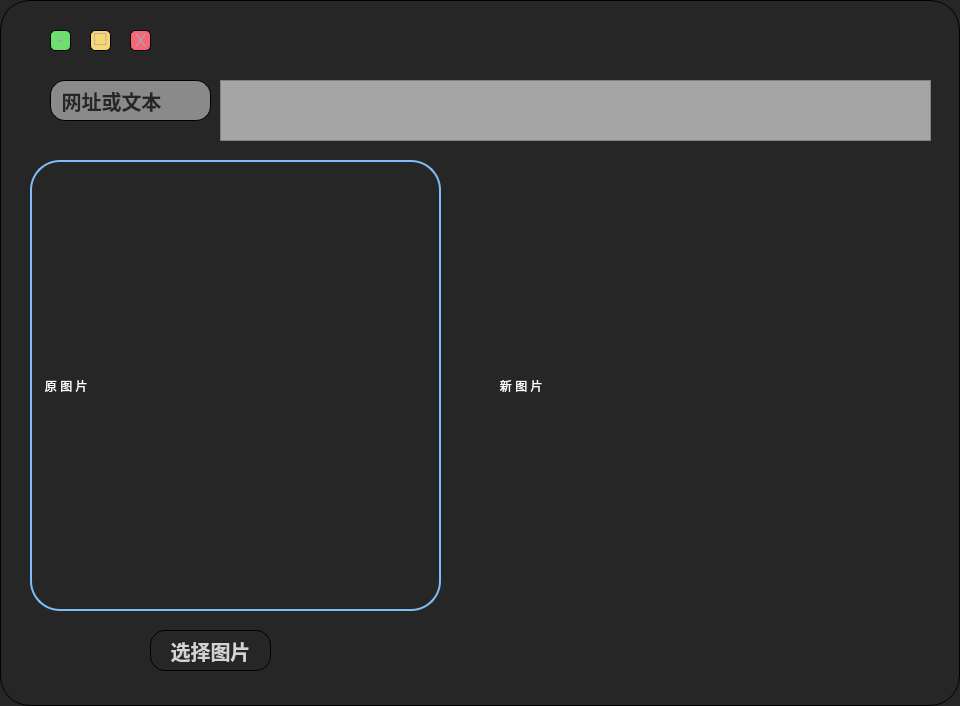
<?xml version="1.0" encoding="UTF-8"?>
<ui version="4.0">
 <class>Form</class>
 <widget class="QWidget" name="Form">
  <property name="geometry">
   <rect>
    <x>0</x>
    <y>0</y>
    <width>960</width>
    <height>706</height>
   </rect>
  </property>
  <property name="windowTitle">
   <string>Form</string>
  </property>
  <property name="styleSheet">
   <string notr="true">QWidget#Form{
	
/*background-image: url(:/shouyexuanze/image/full.png);
border-image: url(:/shouyexuanze/image/background.png);*/
	background-color: rgb(38, 38, 38);
	border-style:outset; 
		border-width:1px;
		border-color:balck;
		border-radius:30px;
}
QPushButton{
font: 40pt &quot;微软雅黑&quot;;
color:rgb(212, 212, 212);
        /*border-bottom:1px solid white;*/
        font-size:20px;
        font-weight:700;
        font-family: &quot;Helvetica Neue&quot;, Helvetica, Arial, sans-serif;

		border-style:outset; 
		border-width:1px;
		border-color:balck;
		border-radius:15px;
		
}
QPushButton:hover{
color:rgb(150, 150, 150);
	background-color: rgb(138, 138, 138);
	color: rgb(38, 38, 38);
}
QLabel#label{
font: 40pt &quot;微软雅黑&quot;;
color:rgb(212, 212, 212);
        /*border-bottom:1px solid white;*/
        font-size:20px;
        font-weight:700;
        font-family: &quot;Helvetica Neue&quot;, Helvetica, Arial, sans-serif;

		border-style:outset; 
		border-width:1px;
		border-color:balck;
		border-radius:15px;
color:rgb(150, 150, 150);
	background-color: rgb(138, 138, 138);
	color: rgb(38, 38, 38);
		
}
/*QLabel:hover{
color:rgb(150, 150, 150);
	background-color: rgb(138, 138, 138);
	color: rgb(38, 38, 38);
}*/</string>
  </property>
  <widget class="QPushButton" name="yuanzetupian">
   <property name="geometry">
    <rect>
     <x>150</x>
     <y>630</y>
     <width>121</width>
     <height>41</height>
    </rect>
   </property>
   <property name="styleSheet">
    <string notr="true">/*font: 15pt &quot;微软雅黑&quot;;
color: rgb(52, 27, 54);
border-color: rgb(85, 52, 82);

border:2px solid;
background-color: rgb(173, 147, 185);
border-color: rgb(85, 52, 82);
border-left-radius:10px;
 

border-top-left-radius:4px;
    border-top-right-radius:0px;
    border-bottom-right-radius:0px;
    border-bottom-left-radius:4px;
    border-right: transparent;

hover-background:#501658;
*/</string>
   </property>
   <property name="text">
    <string>选择图片</string>
   </property>
  </widget>
  <widget class="QTextEdit" name="textEdit">
   <property name="geometry">
    <rect>
     <x>220</x>
     <y>80</y>
     <width>711</width>
     <height>61</height>
    </rect>
   </property>
   <property name="styleSheet">
    <string notr="true">background-color: rgb(166, 166, 166);
font:22px;</string>
   </property>
   <property name="html">
    <string>&lt;!DOCTYPE HTML PUBLIC &quot;-//W3C//DTD HTML 4.0//EN&quot; &quot;http://www.w3.org/TR/REC-html40/strict.dtd&quot;&gt;
&lt;html&gt;&lt;head&gt;&lt;meta name=&quot;qrichtext&quot; content=&quot;1&quot; /&gt;&lt;style type=&quot;text/css&quot;&gt;
p, li { white-space: pre-wrap; }
&lt;/style&gt;&lt;/head&gt;&lt;body style=&quot; font-family:'SimSun'; font-size:22px; font-weight:400; font-style:normal;&quot;&gt;
&lt;p style=&quot;-qt-paragraph-type:empty; margin-top:0px; margin-bottom:0px; margin-left:0px; margin-right:0px; -qt-block-indent:0; text-indent:0px; font-size:9pt;&quot;&gt;&lt;br /&gt;&lt;/p&gt;&lt;/body&gt;&lt;/html&gt;</string>
   </property>
  </widget>
  <widget class="QLabel" name="label">
   <property name="geometry">
    <rect>
     <x>50</x>
     <y>80</y>
     <width>161</width>
     <height>41</height>
    </rect>
   </property>
   <property name="styleSheet">
    <string notr="true">
font: 20pt &quot;方正舒体&quot;;</string>
   </property>
   <property name="text">
    <string> 网址或文本</string>
   </property>
  </widget>
  <widget class="QLabel" name="yuan_image">
   <property name="geometry">
    <rect>
     <x>30</x>
     <y>160</y>
     <width>411</width>
     <height>451</height>
    </rect>
   </property>
   <property name="styleSheet">
    <string notr="true">font: 48pt &quot;方正舒体&quot;;
color:rgb(50, 11, 51);
border:1px solid;
border-color:bule;
border-radius:30px;
border:2px solid;
border-color: rgb(127, 188, 248);
color:white;</string>
   </property>
   <property name="text">
    <string>   原 图 片</string>
   </property>
  </widget>
  <widget class="QLabel" name="yuan_image_2">
   <property name="geometry">
    <rect>
     <x>480</x>
     <y>150</y>
     <width>451</width>
     <height>471</height>
    </rect>
   </property>
   <property name="styleSheet">
    <string notr="true">font: 48pt &quot;方正舒体&quot;;
color:rgb(50, 11, 51);
border:1px solid;
border-color:bule;
border-radius:30px;
border:2px solid;
border-color: rgb(127, 188, 248);
color:white;
border:none;</string>
   </property>
   <property name="text">
    <string>      新 图 片</string>
   </property>
  </widget>
  <widget class="QPushButton" name="pushButton_6">
   <property name="geometry">
    <rect>
     <x>50</x>
     <y>30</y>
     <width>21</width>
     <height>21</height>
    </rect>
   </property>
   <property name="styleSheet">
    <string notr="true">QPushButton{background:#6DDF6D;border-radius:5px;
color: rgb(166, 166, 166);
font:26px &quot;微软雅黑&quot;;
font-weight:600;
padding-top:-4px;
}
QPushButton:hover{background:green;}</string>
   </property>
   <property name="text">
    <string>-</string>
   </property>
  </widget>
  <widget class="QPushButton" name="pushButton_7">
   <property name="geometry">
    <rect>
     <x>90</x>
     <y>30</y>
     <width>21</width>
     <height>21</height>
    </rect>
   </property>
   <property name="styleSheet">
    <string notr="true">QPushButton{background:#F7D674;border-radius:5px;
color: rgb(166, 166, 166);
font-weight:bolder;
padding-top:-5px;
font: 20px&quot;微软雅黑&quot;;
}
QPushButton:hover{background:yellow;}</string>
   </property>
   <property name="text">
    <string>□</string>
   </property>
  </widget>
  <widget class="QPushButton" name="pushButton_8">
   <property name="geometry">
    <rect>
     <x>130</x>
     <y>30</y>
     <width>21</width>
     <height>21</height>
    </rect>
   </property>
   <property name="styleSheet">
    <string notr="true">QPushButton{background:#F76677;border-radius:5px;
color: rgb(166, 166, 166);
font-weight:bolder;
font:18px;
font-weight:bolder;
}
QPushButton:hover{background:red;}</string>
   </property>
   <property name="text">
    <string>X</string>
   </property>
  </widget>
 </widget>
 <resources/>
 <connections>
  <connection>
   <sender>yuanzetupian</sender>
   <signal>clicked()</signal>
   <receiver>Form</receiver>
   <slot>erxuantu()</slot>
   <hints>
    <hint type="sourcelabel">
     <x>292</x>
     <y>690</y>
    </hint>
    <hint type="destinationlabel">
     <x>170</x>
     <y>649</y>
    </hint>
   </hints>
  </connection>
  <connection>
   <sender>textEdit</sender>
   <signal>textChanged()</signal>
   <receiver>Form</receiver>
   <slot>erhuodewenben()</slot>
   <hints>
    <hint type="sourcelabel">
     <x>363</x>
     <y>80</y>
    </hint>
    <hint type="destinationlabel">
     <x>899</x>
     <y>88</y>
    </hint>
   </hints>
  </connection>
  <connection>
   <sender>pushButton_6</sender>
   <signal>clicked()</signal>
   <receiver>Form</receiver>
   <slot>zuixiaohua()</slot>
   <hints>
    <hint type="sourcelabel">
     <x>60</x>
     <y>44</y>
    </hint>
    <hint type="destinationlabel">
     <x>26</x>
     <y>72</y>
    </hint>
   </hints>
  </connection>
  <connection>
   <sender>pushButton_7</sender>
   <signal>clicked()</signal>
   <receiver>Form</receiver>
   <slot>judahua()</slot>
   <hints>
    <hint type="sourcelabel">
     <x>104</x>
     <y>39</y>
    </hint>
    <hint type="destinationlabel">
     <x>212</x>
     <y>61</y>
    </hint>
   </hints>
  </connection>
  <connection>
   <sender>pushButton_8</sender>
   <signal>clicked()</signal>
   <receiver>Form</receiver>
   <slot>guanbi()</slot>
   <hints>
    <hint type="sourcelabel">
     <x>149</x>
     <y>39</y>
    </hint>
    <hint type="destinationlabel">
     <x>401</x>
     <y>39</y>
    </hint>
   </hints>
  </connection>
 </connections>
 <slots>
  <slot>erxuantu()</slot>
  <slot>erhuodewenben()</slot>
  <slot>zuixiaohua()</slot>
  <slot>judahua()</slot>
  <slot>guanbi()</slot>
  <slot>slot2()</slot>
 </slots>
</ui>
